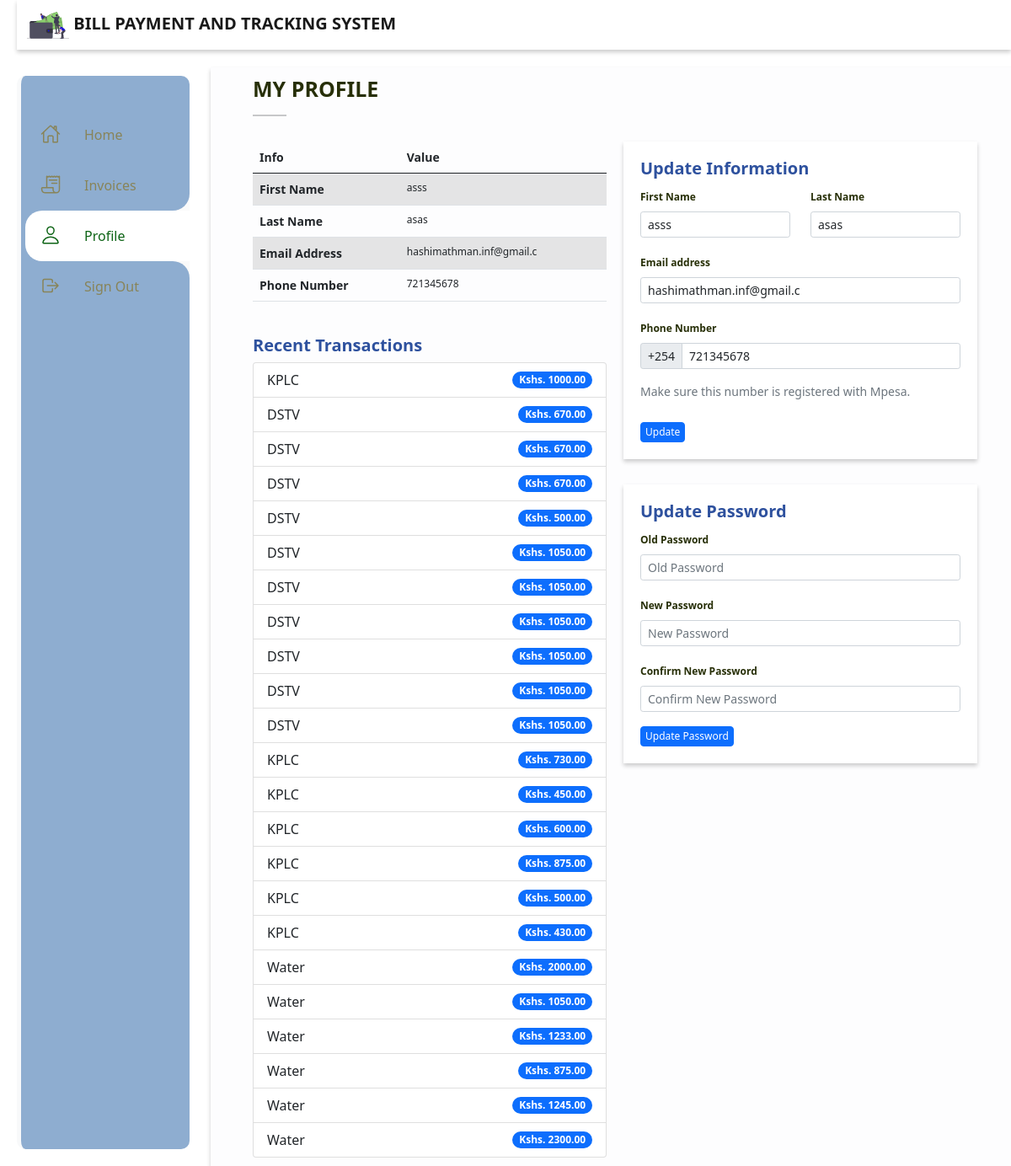
The page /profile/ (signed in) on the database its author committed.
### accounts/models.py (models this page shows, shortened)
class User(AbstractBaseUser, PermissionsMixin):
	email 			= models.EmailField(_("email address"), unique=True)
	first_name 		= models.CharField(max_length=100, null=True)
	last_name 		= models.CharField(max_length=100, null=True)
	start_date 		= models.DateTimeField(default=timezone.now)
	is_active 		= models.BooleanField(default=True)
	is_staff 		= models.BooleanField(default=False)
	avatar			= models.ImageField(blank=True, null=True)
	phone_number 	= models.BigIntegerField(blank=True, null=True)
	objects 	= CustomAccountManager()
	USERNAME_FIELD = "email"

### mpesa_api/models.py (models this page shows, shortened)
class BaseModel(models.Model):
	created_at = models.DateTimeField()
	updated_at = models.DateTimeField(auto_now=True)
	class Meta:
		abstract = True

class MpesaPayment(BaseModel):
	my_subscription = models.ForeignKey(MySubscription, on_delete=models.CASCADE, blank=True, null=True)
	amount = models.DecimalField(max_digits=10, decimal_places=2)

### main/models.py (models this page shows, shortened)
class BaseModel(models.Model):
    created_date = models.DateTimeField(auto_now_add=True)
    modified_date = models.DateTimeField(auto_now=True)
    class Meta:
        abstract = True

class MySubscription(BaseModel):
	user 			= models.ForeignKey(User, on_delete=models.CASCADE)
	subscription 	= models.ForeignKey(Subscription, on_delete=models.CASCADE)
	account_no 		= models.CharField(max_length=100)

class Subscription(models.Model):
	name 	= models.CharField(max_length=50)
	pic 	= models.ImageField(upload_to="./subscriptions")
	paybill	= models.CharField(max_length=50, null=True)

### main/views.py (the view)
# urls.py: path('profile/', profile, name="profile"),
@login_required
def profile(request):
	if request.user.is_superuser == True:
		return redirect("admin:index")
	template_name = "profile.html"
	trans = MpesaPayment.objects.filter(my_subscription__user=request.user).order_by("-pk")
	context = {
		"nbar":"profile",
		"user": request.user,
		"trans":trans,
	}
	return render(request, template_name, context)

### main/templates/profile.html (shortened to what this page needs)
{% extends "base.html" %}
{% load static %}
{% block custom_css %}
	<link rel="stylesheet" type="text/css" href="{% static 'css/profile.css' %}">
{% endblock %}
{% block content %}
	<div class="" style="margin-bottom: 30px">
		<h3 style="font-size: 25px; color: #272f07">MY PROFILE</h3>
		<hr style="width: 40px; height: 2px">
	</div>
	<div class="profile-main">
		<div class="info-section">
			<div class="table">
				<table class="table table-striped">
				  <thead>
				    <tr>
				    	<th scope="col">Info</th>
				      <th scope="col">Value</th>
				    </tr>
				  </thead>
				  <tbody>
				    <tr>
				      <th scope="row">First Name</th>
				      <td>
				      	{{user.first_name}}
				      </td>
				    </tr>
				    <tr>
				      <th scope="row">Last Name</th>
				      <td>
				      	{{user.last_name}}
				      </td>
				    </tr>
				    <tr>
				      <th scope="row">Email Address</th>
				      <td>
				      	{{user.email}}
				      </td>
				    </tr>
				    <tr>
				      <th scope="row">Phone Number</th>
				      <td>
				      	{{user.phone_number}}
				      </td>
				    </tr>
				  </tbody>
				</table>
			</div>
			<div class="recent-transactions">
				<br>
				<h3>Recent Transactions</h3>
				<ul class="list-group">
					{% for tran in trans %}
				  <li class="list-group-item d-flex justify-content-between align-items-center">
				    {{tran.my_subscription.subscription.name}}
				    <span class="badge bg-primary rounded-pill">Kshs. {{tran.amount}}</span>
				  </li>
				  {% endfor %}
				</ul>
			</div>
		</div>
		<div class="update-section">
			<div class="form">
				<h3>Update Information</h3>
				<form action="{% url 'accounts:update' request.user.id %}" method="post">
					<div class="row">
						<div class="col-lg-6">
							<div class="mb-3">
								 <label for="exampleFormControlInput1" class="form-label">First Name</label>
							  <input class="form-control form-control-sm" type="text" placeholder="First Name" aria-label=".form-control-sm example" name="first_name" value="{{user.first_name}}">
							</div>
						</div>
						<div class="col-lg-6">
							<div class="mb-3">
								 <label for="exampleFormControlInput1" class="form-label">Last Name</label>
							  <input class="form-control form-control-sm" type="text" placeholder="Last Name" aria-label=".form-control-sm example" name="last_name" value="{{user.last_name}}">
							</div>
						</div>
					</div>
					<div class="mb-3">
						 <label for="exampleFormControlInput1" class="form-label">Email address</label>
					  <input class="form-control form-control-sm" type="email" placeholder="Email Address" aria-label=".form-control-sm example" name="email" value="{{user.email}}">
					</div>
					 <label for="exampleFormControlInput1" class="form-label">Phone Number</label>
					<div class="input-group input-group-sm mb-3">
						<span class="input-group-text" id="inputGroup-sizing-sm">+254</span>
						<input type="number" class="form-control" aria-label="Sizing example input"
						placeholder="Phone number"
						aria-describedby="inputGroup-sizing-sm" name="phone_number" value="{{user.phone_number}}">
					</div>
					<div id="emailHelp" class="form-text">Make sure this number is registered with Mpesa.</div> <br>
					<div class="bottom">
						<button type="submit" class="btn btn-primary">Update</button>
					</div>
				</form>
			</div>
			<div class="form">
				<h3>Update Password</h3>
				<form action="{% url 'accounts:update_password'%}" method="post">
					<div class="mb-3">
						 <label for="exampleFormControlInput1" class="form-label">Old Password</label>
					  <input class="form-control form-control-sm" type="text" placeholder="Old Password" aria-label=".form-control-sm example" name="old_password">
					</div>
					<div class="mb-3">
						 <label for="exampleFormControlInput1" class="form-label">New Password</label>
					  <input class="form-control form-control-sm" type="Password" placeholder="New Password" aria-label=".form-control-sm example" name="new_password">
					</div>
					<div class="mb-3">
						 <label for="exampleFormControlInput1" class="form-label">Confirm New Password</label>
					  <input class="form-control form-control-sm" type="Password" placeholder="Confirm New Password" aria-label=".form-control-sm example" name="confirm_new_password">
					</div>
					<div class="bottom">
						<button type="submit" class="btn btn-primary">Update Password</button>
					</div>
				</form>
			</div>
		</div>
	</div>
{% endblock %}

### static/css/base.css (style rules this page uses)
* { margin: 0; padding: 0; box-sizing: border-box; }
body { min-height: 100vh; background: #ffffff; }
.home-main h3 { color: #2e519e; font-weight: bold; font-size: 20px; }
th { font-size: 14px !important; }
td { font-size: 12px !important; }
.btn { padding: 2px 5px !important; font-size: 12px; }

### static/css/profile.css (style rules this page uses)
.profile-main { display: flex; }
.info-section { flex: 1; width: 100%; }
.update-section { flex: 1; width: 100%; margin-left: 20px; }
.form { background: #ffffff; box-shadow: 0 3px 5px rgb(0 0 0 / 0.2); padding: 20px; margin-bottom: 30px; }
label { font-size: 12px; color: #272f07; font-weight: bold; }
.table { margin-right: 50px !important; }

### rows shown on the page
User: first_name "asss", last_name "asas", email "hashimathman.inf@gmail.c", phone_number "721345678"
MpesaPayment: my_subscription.subscription.name "KPLC", amount "1000.00"
MpesaPayment: my_subscription.subscription.name "DSTV", amount "670.00"
MpesaPayment: my_subscription.subscription.name "DSTV", amount "670.00"
MpesaPayment: my_subscription.subscription.name "DSTV", amount "670.00"
MpesaPayment: my_subscription.subscription.name "DSTV", amount "500.00"
MpesaPayment: my_subscription.subscription.name "DSTV", amount "1050.00"
MpesaPayment: my_subscription.subscription.name "DSTV", amount "1050.00"
MpesaPayment: my_subscription.subscription.name "DSTV", amount "1050.00"
MpesaPayment: my_subscription.subscription.name "DSTV", amount "1050.00"
MpesaPayment: my_subscription.subscription.name "DSTV", amount "1050.00"
MpesaPayment: my_subscription.subscription.name "DSTV", amount "1050.00"
MpesaPayment: my_subscription.subscription.name "KPLC", amount "730.00"
MpesaPayment: my_subscription.subscription.name "KPLC", amount "450.00"
MpesaPayment: my_subscription.subscription.name "KPLC", amount "600.00"
MpesaPayment: my_subscription.subscription.name "KPLC", amount "875.00"
MpesaPayment: my_subscription.subscription.name "KPLC", amount "500.00"
MpesaPayment: my_subscription.subscription.name "KPLC", amount "430.00"
MpesaPayment: my_subscription.subscription.name "Water", amount "2000.00"
MpesaPayment: my_subscription.subscription.name "Water", amount "1050.00"
MpesaPayment: my_subscription.subscription.name "Water", amount "1233.00"
MpesaPayment: my_subscription.subscription.name "Water", amount "875.00"
MpesaPayment: my_subscription.subscription.name "Water", amount "1245.00"
MpesaPayment: my_subscription.subscription.name "Water", amount "2300.00"
